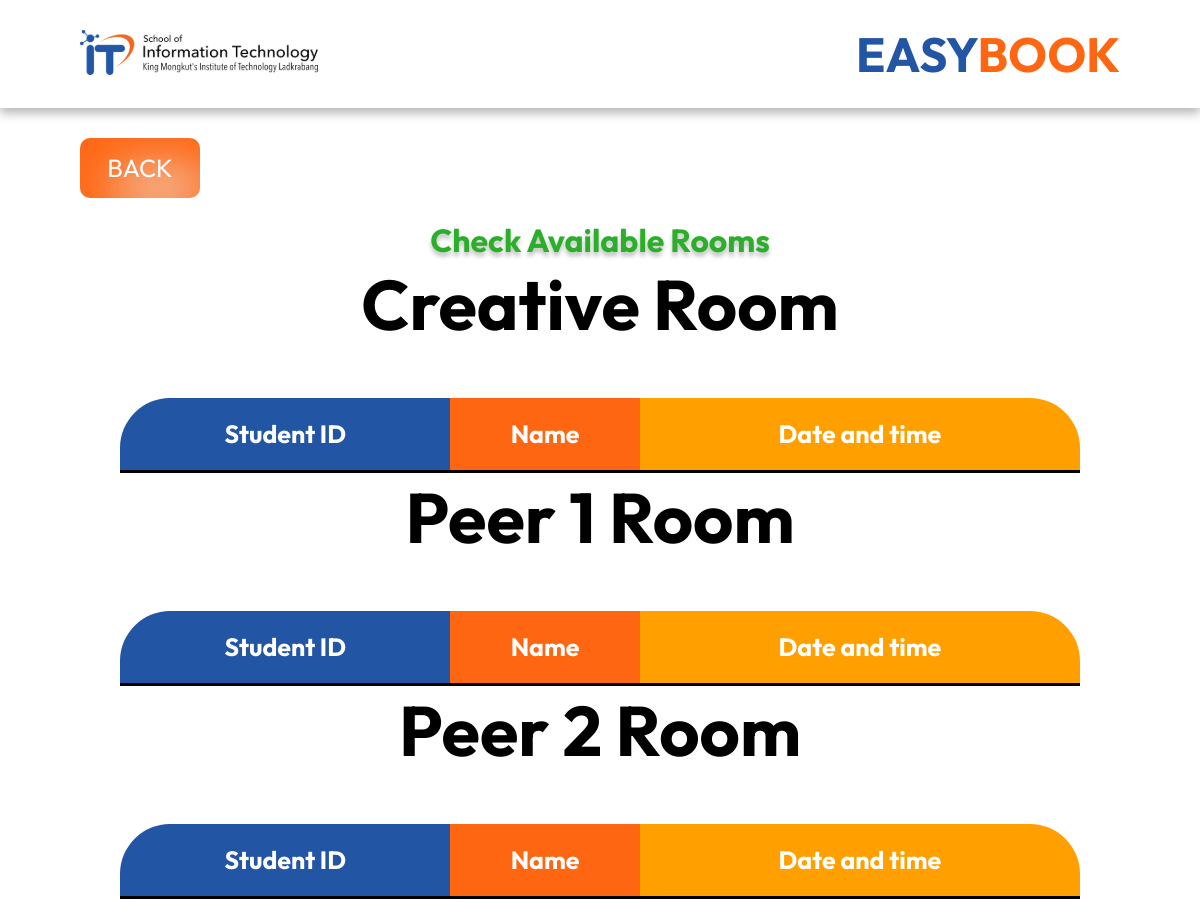
/checkscreative.html, run on an earlier commit of the app's database.
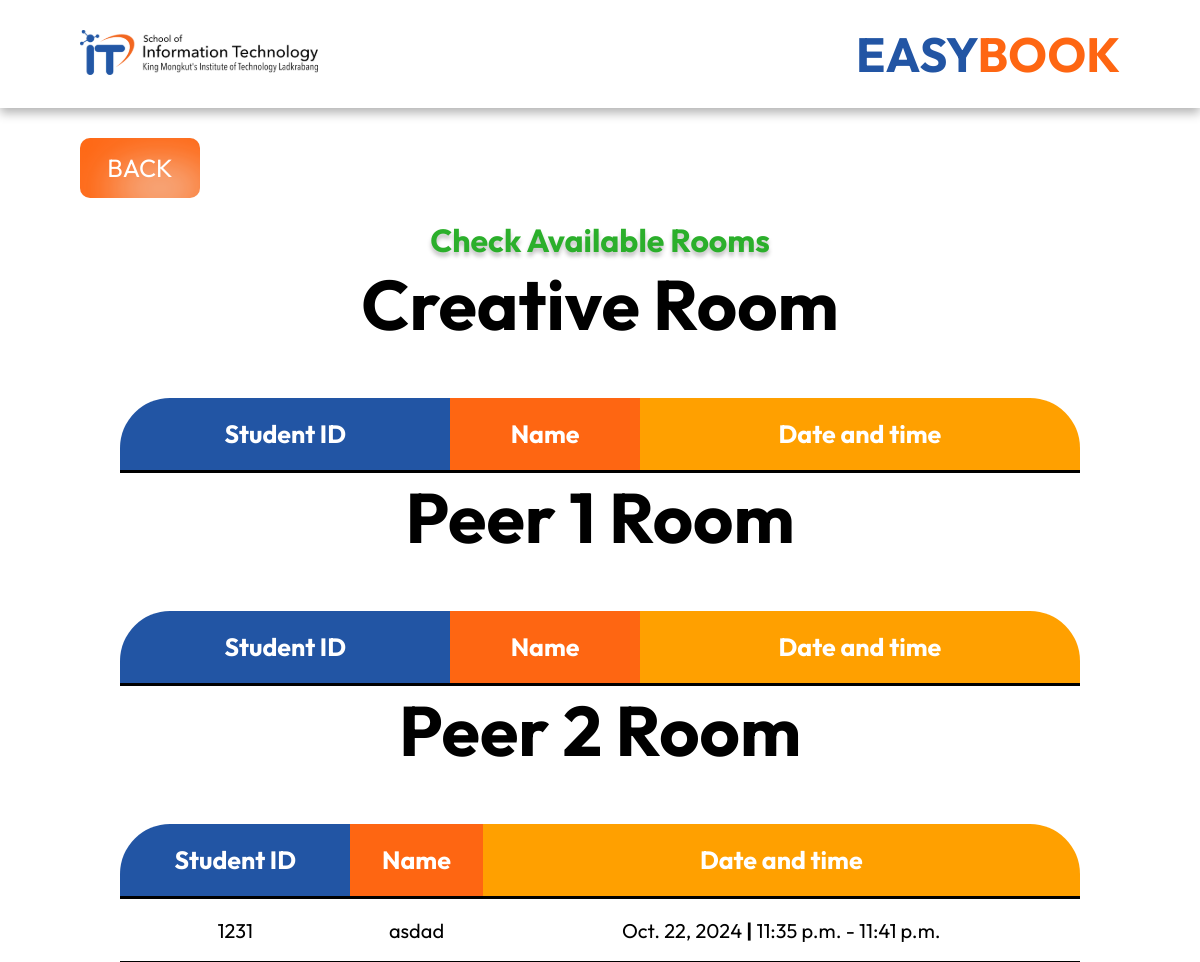
And on a later commit of the database.
### mypage/models.py (models this page shows, shortened)
class peer2reser(models.Model):
    student_idpeer2 = models.IntegerField()
    namepeer2 = models.CharField(max_length=100)
    event_datepeer2 = models.DateField()
    start_timepeer2 = models.TimeField(null=True, blank=True)
    end_timepeer2 = models.TimeField(null=True, blank=True)

### mypage/views.py (the view)
# urls.py: path('checkscreative.html',views.room),
def room(request):
    list_person = creativereser.objects.all()
    list_personpeer1 = peer1reser.objects.all()
    list_personpeer2 = peer2reser.objects.all()
    return render(request,"checkscreative.html",{
        "list_person":list_person,
        "list_personpeer1":list_personpeer1,
        "list_personpeer2":list_personpeer2
        })

### mypage/templates/checkscreative.html (shortened to what this page needs)
{% load static %}
<!DOCTYPE html>
<html lang="en">
<head>
    <link rel="stylesheet" href="{% static 'css/checkCrea.css' %}">
</head>
<body>
    <nav class="crea-nav">
        <a href="https://www.it.kmitl.ac.th/th/" target="_blank">
          <img class="it-logo" src="{% static 'img/IT logo.svg' %}">
        </a>
        <div class="easybook-logo">
          <a href="https://github.com/KhanunKup/PSCP-PROJECT-Y1" target="_blank" style="text-decoration: none;">
            <span style="color: #2255A4;">EASY</span><span style="color: #FE6612;">BOOK</span>
          </a>
        </div>
    </nav>
    <div class="container">
        <a href = "index.html"><button class="back-button">BACK</button></a>
    </div>
    <div class="infor-form">
        <h1 class="head-text"><b>Check Available Rooms</b></h1>
    </div>
    <h1 class="creative-head">Creative Room</h1>
    <div class="table-infor">
        <table>
            <thead>
                <tr>
                    <th class="id-th">Student ID</th>
                    <th class="name-th">Name</th>
                    <th class="date-th">Date and time</th>
                </tr>
            </thead>
        </table>
    </div>
    <h1 class="peer1-head">Peer 1 Room</h1>
    <div class="peer1">
        <div class="table-infor">
            <table>
                <thead>
                    <tr>
                        <th class="id-th">Student ID</th>
                        <th class="name-th">Name</th>
                        <th class="date-th">Date and time</th>
                    </tr>
                </thead>
            </table>
        </div>
    </div>
    <h1 class="peer1-head">Peer 2 Room</h1>
    <div class="peer2">
        <div class="table-infor">
            <table>
                <thead>
                    <tr>
                        <th class="id-th">Student ID</th>
                        <th class="name-th">Name</th>
                        <th class="date-th">Date and time</th>
                    </tr>
                </thead>
                <tbody>
                    {%for peer2reser in list_personpeer2 %}
                    <tr class="body-table">
                        <td>{{peer2reser.student_idpeer2}}</td>
                        <td>{{peer2reser.namepeer2}}</td>
                        <td>{{peer2reser.event_datepeer2}} <b>|</b> {{peer2reser.start_timepeer2}} - {{peer2reser.end_timepeer2}}</td>
                    </tr>
                    {% endfor %}
                </tbody>
            </table>
        </div>
    </div>
</body>
</html>

What changed in the data, as far as the page shows it:
added peer2reser: student_idpeer2 "1231", namepeer2 "asdad", event_datepeer2 "Oct. 22, 2024", start_timepeer2 "11:35 p.m.", end_timepeer2 "11:41 p.m."
